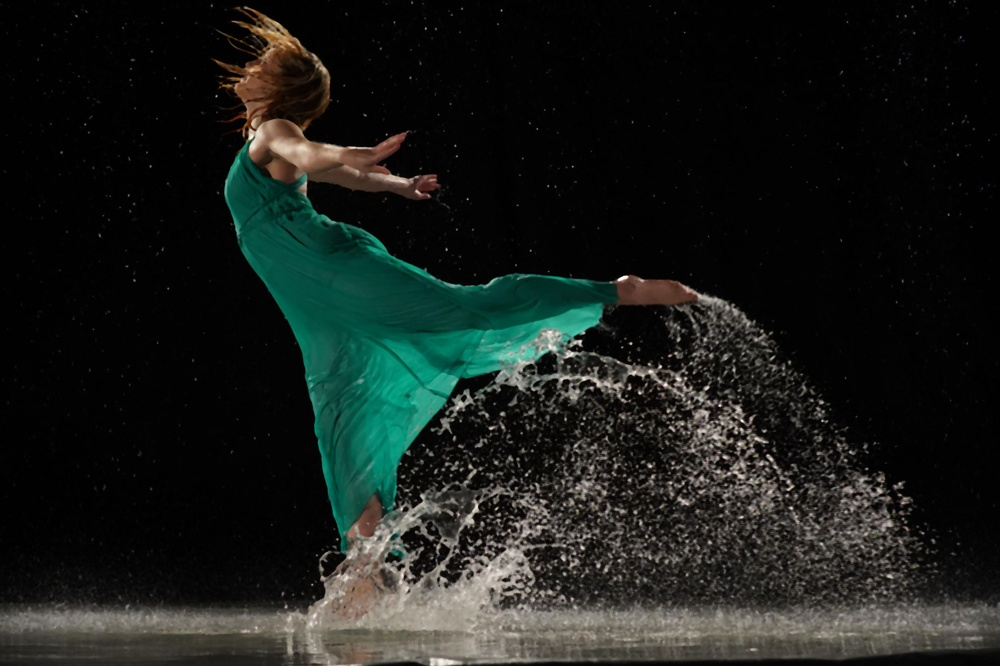
#> input picture 2817median99.jpg, 1000 x 666 px, shrunk from 2992 x 1992 before the run
$ python second.py
#> lines starting #> are read from the running program, lines starting #| are printed output that depends on the picture
#> the answer given: 1
### util.py
from PIL import Image
import numpy as np
import sys

# [22 lines left out: function lerMascara, not called in this run]

def visualizar_salvar(img):
    try:
        op = int(input("Deseja visualizar a imagem manipulada?\n1 - Sim \nQualquer outra coisa - Não\nVisualizar = "))
    except:
        op = -1
    if op == 1:
        img.show()
        try:
            op = int(input("Deseja salvar a imagem manipulada?\n1 - Sim \nQualquer outra coisa - Não\nSalvar = "))
        except:
            op = -1
        if op == 1:
            nome_img = str(input("Insira o nome da imagem para ser salva: "))
            try:
                img.save(nome_img)
                print("A imagem foi salva no diretório atual")
            except:
                print("Erro ao salvar a imagem, abortando...")
                sys.exit()

def escolherImagem():
    try:
        img = Image.open(str(input("Insira o endereço da imagem: ")))
#> the answer given: 2817median99.jpg
#> img is the input picture: PIL image 1000x666 RGB; mean R, G, B 25.3, 30, 26.6
        return img
    except:
        print("Não foi possível abrir a imagem, abortando...")
        sys.exit()

### second.py
from PIL import Image
import numpy as np
import seaborn as sns
import sys
import util # leitura e escrita de imagens
import dct # implementacao da dct
import math
import time

def main():
    print("Bem vindo ao T2 de PDI 2019.2")
    while(True):
        manipulacao = False
        try:
            op = int(input("Menu principal\nOpções:\n1 - Rotação\n2 - DCT\n3 - Aproximação usando coeficientes\n4 - Filtro passa-baixas\n0 - Sair\nOpção = "))
        except:
            break

        if op == 0: # sair
            break

        if op >= 1 and op <= 4:
            img = util.escolherImagem().convert('L') # Converter pra monocromatico, caso não seja
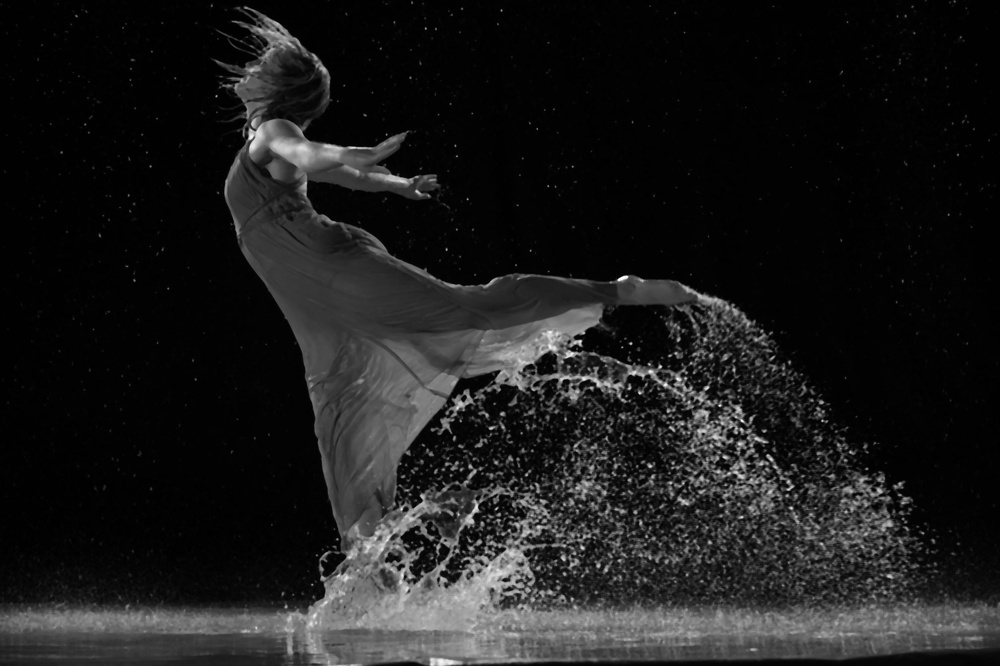
#> img: PIL image 1000x666 L; min 0, max 254, mean 28.2
            img_array = np.asarray(img)

        if op == 1: # rotacao
            try:
                theta = float(input("Insira o valor de theta: "))
#> the answer given: 3
            except:
                theta = -1

            if(theta < 0 or theta > 360):
                print("Theta precisa estar entre 0 e 360!")
            else:
                try:
                    op2 = int(input("Opções:\n1 - Mapeamento direto\n2 - Mapeamento reverso\nQualquer outra coisa - retornar\nOpção = "))
#> the answer given: 1
                except:
                    op2 = -1

                if op2 == 1 or op2 == 2:
                    print("Trabalhando...")
                    start = time.time()
                    img2 = (rotacaoMapeamentoDireto(img_array, theta) if op2 == 1 else rotacaoMapeamentoReverso(img_array, theta))
                    end = time.time()
                    print("Concluído! (Operação realizada em %.2f segundos)" % (end - start))
                    manipulacao = True

        elif op == 2: #dct
            print("Trabalhando...")
            start = time.time()
            dc, img2 = moduloDCT(img_array) # imagem monocromatica
            end = time.time()
            print("Concluído! (Operação realizada em %.2f segundos)" % (end - start))
            print("Nível DC:", dc)
            manipulacao = True

        elif op == 3: # aproximacao usando n coeficientes + dc
            #try:
            n = int(input("Insira o número de coeficientes mais importantes que se deseja utilizar (n):\nn = "))
            print("Trabalhando...")
            start = time.time()
            img2 = aproximacaoImagem(img_array, n = n) # imagem monocromatica
            end = time.time()
            print("Concluído! (Operação realizada em %.2f segundos)" % (end - start))
            manipulacao = True
            #except:
                #print("Insira um valor válido para n!")

        elif op == 4: # filtro passa-baixas
            try:
                fc = int(input("Insira o valor da frequência de corte (fc):\nfc = "))
                print("Trabalhando...")
                start = time.time()
                img2 = passaBaixas(img_array, fc = fc) # imagem monocromatica
                end = time.time()
                print("Concluído! (Operação realizada em %.2f segundos)" % (end - start))
                manipulacao = True
            except:
                print("Insira um valor válido para fc!")

        if manipulacao:
            util.visualizar_salvar(img2)

# Rotação por mapeamento direto, IC = JC = 0
def rotacaoMapeamentoDireto(img_array, theta = 0):
#> called with theta = 3
    map = np.zeros((len(img_array), len(img_array[0]), 2), dtype = int) # array contendo as posições mapeadas
    cos_theta = math.cos(math.radians(theta))
    sin_theta = math.sin(math.radians(theta))

    upper_bound = left_bound = right_bound = lower_bound = 0
    for i in range(0, len(img_array)):
        for j in range(0, len(img_array[0])):
                map_i = round((i * cos_theta) - (j * sin_theta))
                map_j = round((i * sin_theta) + (j  * cos_theta))

                if map_i < upper_bound:
                    upper_bound = map_i
                elif map_i > lower_bound:
                    lower_bound = map_i
                if map_j < left_bound:
                    left_bound = map_j
                elif map_j > right_bound:
                    right_bound = map_j

                map[i][j][0] = map_i
                map[i][j][1] = map_j
#> after the loop, left_bound = 0; lower_bound = 664; right_bound = 1032; upper_bound = -52

    r = abs(lower_bound - upper_bound)
#> r = 716
    c = abs(right_bound - left_bound)
#> c = 1032
    print("r: " + str(r) + " c: " + str(c))
#| r: 716 c: 1032

    dummy_img_array = np.zeros((r + 1, c + 1, 3), dtype = int)
    for i in range(len(img_array)):
        for j in range(len(img_array[0])):
            dummy_img_array[map[i][j][0] + abs(upper_bound)][map[i][j][1] + abs(left_bound)] = img_array[i][j].copy()
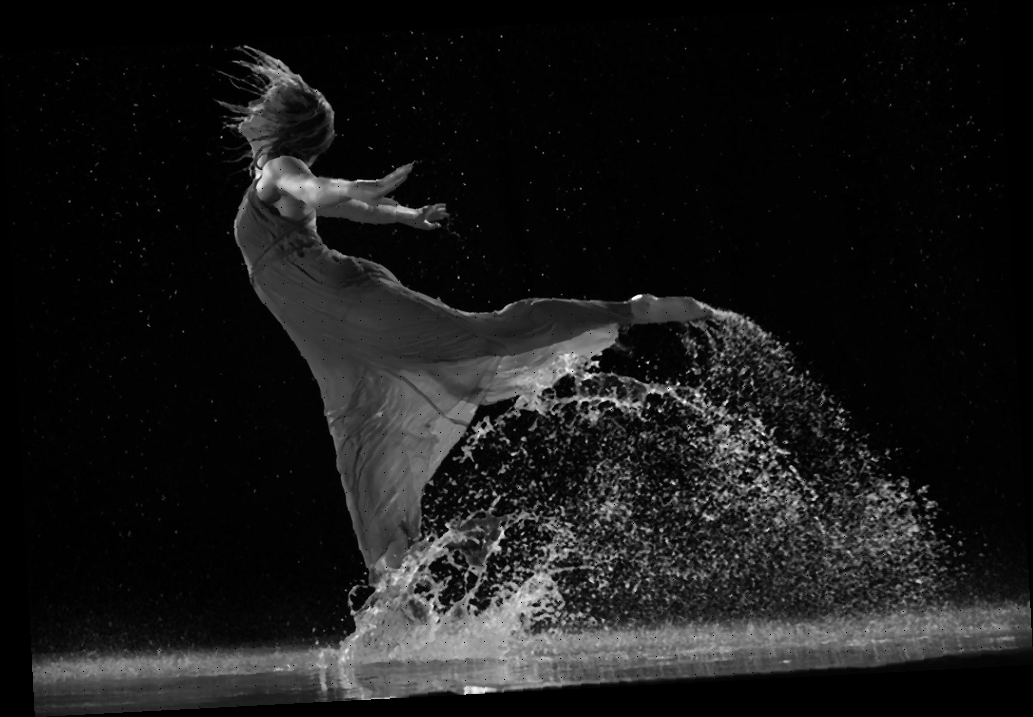
#> dummy_img_array: shape (717, 1033, 3) int64; min 0, max 254, mean 25.3

    return Image.fromarray(np.uint8(dummy_img_array), mode = "RGB") # retorna a imagem transformada

# [140 lines left out: functions rotacaoMapeamentoReverso, moduloDCT, aproximacaoImagem, passaBaixas, not called in this run]

if __name__ == "__main__":
    main()
#> the answer given: 1
#> the answer given: 1
#> (the run stopped early here; a loop or call above may not have finished)

$ run again, on sobel_vertical.jpg
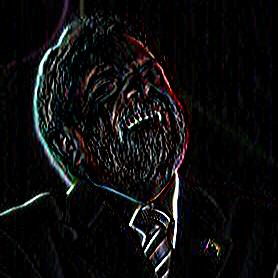
#> input picture sobel_vertical.jpg, 278 x 278 px
#> in escolherImagem, img is the input picture: PIL image 278x278 RGB; mean R, G, B 14.8, 14.3, 14.9
#> in main, `img = util.escolherImagem().convert('L')`:
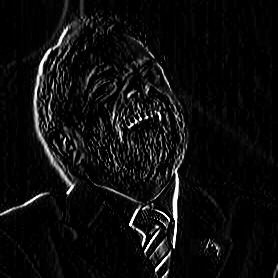
#> img: PIL image 278x278 L; min 0, max 255, mean 14.5
#> after the loop in rotacaoMapeamentoDireto, `for i in range(0, len(img_array)):`: left_bound = 0; lower_bound = 277; right_bound = 291; upper_bound = -14
#> r = 291
#| r: 291 c: 291
#> after the loop in rotacaoMapeamentoDireto, `for i in range(len(img_array)):`:
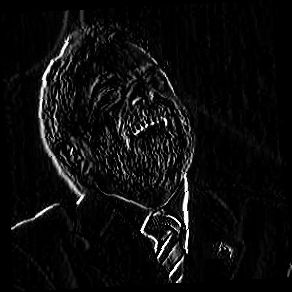
#> dummy_img_array: shape (292, 292, 3) int64; min 0, max 255, mean 13.1
